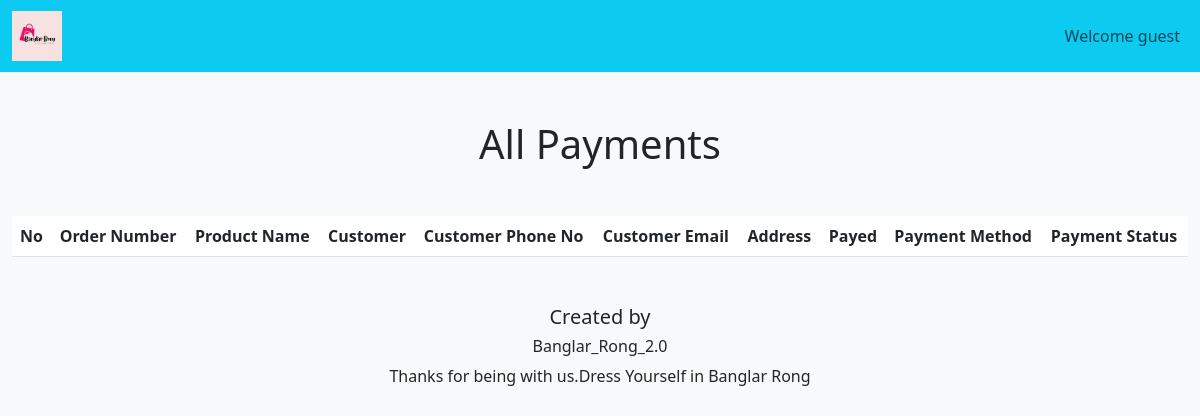
Page /admin_area/all-payments.php on the earlier database version.
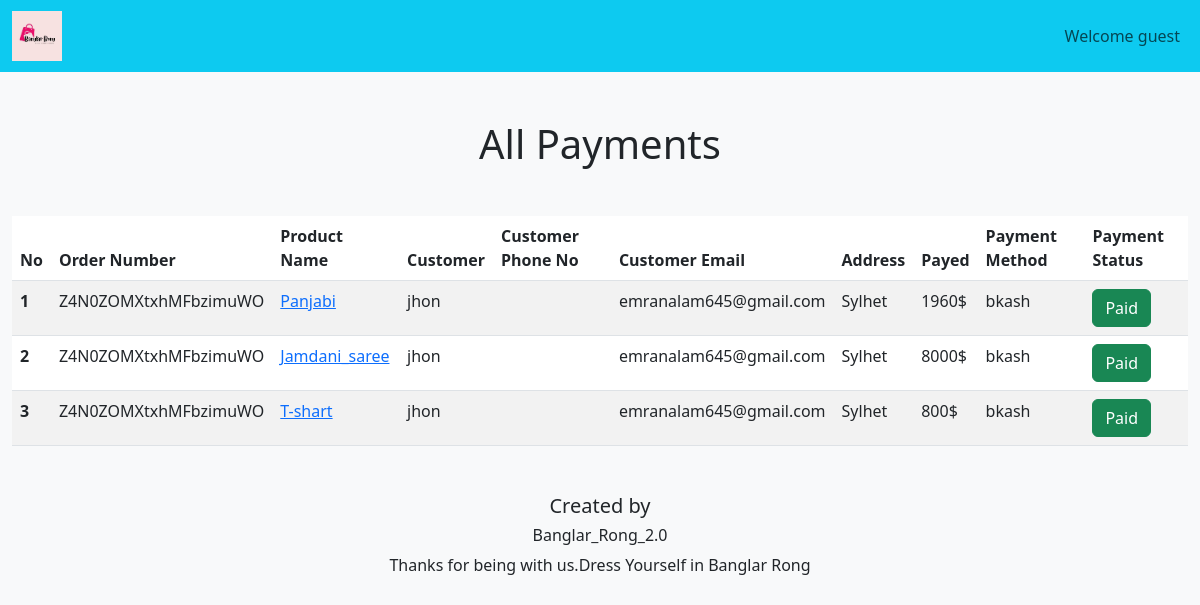
Same page on the later database version.
### tables this page shows
CREATE TABLE `orders` (
  `OrderID` int(11) NOT NULL,
  `OrderNumber` text NOT NULL,
  `userID` int(11) NOT NULL,
  `orderStatus` tinyint(1) NOT NULL,
  `addr` text NOT NULL,
  `paymentMethod` text NOT NULL,
  `productID` text NOT NULL,
  `timestamp` timestamp NOT NULL DEFAULT current_timestamp(),
  `paymentStatus` tinyint(1) NOT NULL,
  `product_title` int(11) NOT NULL,
  `order_price` text NOT NULL,
  `offer_rate` int(11) NOT NULL,
  `quantity` int(11) NOT NULL,
  `delibariedDate` timestamp NULL DEFAULT NULL
);

CREATE TABLE `products` (
  `product_id` int(11) NOT NULL,
  `product_title` varchar(100) NOT NULL,
  `product_description` varchar(255) NOT NULL,
  `product_keywords` varchar(255) NOT NULL,
  `category_id` int(11) NOT NULL,
  `brand_id` int(11) NOT NULL,
  `product_image1` varchar(255) NOT NULL,
  `product_image2` varchar(255) NOT NULL,
  `product_image3` varchar(255) NOT NULL,
  `product_price` varchar(100) NOT NULL,
  `specialOffers` tinyint(1) NOT NULL,
  `offerRate` int(11) NOT NULL,
  `date` timestamp NOT NULL DEFAULT current_timestamp() ON UPDATE current_timestamp(),
  `status` varchar(100) NOT NULL
);

CREATE TABLE `users` (
  `id` int(120) NOT NULL,
  `fname` varchar(150) DEFAULT NULL,
  `lname` varchar(150) DEFAULT NULL,
  `username` varchar(150) DEFAULT NULL,
  `email` varchar(150) DEFAULT NULL,
  `password` varchar(150) DEFAULT NULL,
  `verify` tinyint(1) NOT NULL,
  `verify_code` text NOT NULL,
  `date` date DEFAULT NULL,
  `phone_no` text NOT NULL,
  `address` text NOT NULL
);

### admin_area/all-payments.php (the view, shortened to what this page needs)
<?php
require('header.php')
?>
<body class="bg-light">
    <div class="container-fluid mt-3">
        <h1 class="text-center my-5">All Payments</h1>
        <table class="table table-striped ">
  <thead>
    <tr>
      <th scope="col">No</th>
      <th scope="col">Order Number</th>
      <th scope="col">Product Name</th>
      <th scope="col">Customer</th>
      <th scope="col">Customer Phone No</th>
      <th scope="col">Customer Email</th>
      <th scope="col">Address</th>
      <th scope="col">Payed</th>
      <th scope="col">Payment Method</th>
      <th scope="col">Payment Status</th>
    </tr>
  </thead>
  <tbody>
    <?php  global $con;
    $select_query = "SELECT *,users.fname,users.phone_no, users.email,products.product_title,products.product_price,products.offerRate FROM orders CROSS JOIN users,products WHERE users.id=orders.userID AND products.product_id=orders.productID";
$result_query = mysqli_query($con, $select_query);
$no = 1;
while ($row = mysqli_fetch_assoc($result_query)) {
    $OrderID = $row['OrderID'];
    $OrderNumber = $row['OrderNumber'];
    $product_title = $row['product_title'];
    $addr = $row['addr'];
    $paymentMethod = $row['paymentMethod'];
    $productID = $row['productID'];
    $fname = $row['fname'];
    $phone_no = $row['phone_no'];
    $email = $row['email'];
    $product_price = $row['product_price'];
    $offerRate = $row['offerRate'];
    ?>
    <tr class='product-<?php echo $OrderID;?>'>
      <th scope="row"><?php echo $no++;?></th>
      <td><?php echo $OrderNumber;?></td>
      <td> <a class='text-primary' href="product.php?id=<?php echo $productID;?>&view=true"><?php echo $product_title;?></a></td>
      <td><?php echo $fname;?></td>
      <td><?php echo $phone_no;?></td>
      <td><?php echo $email;?></td>
      <td><?php echo $addr ;?></td>
      <td><?php echo $product_price-(($product_price*$offerRate)/100);?>$</td>
      <td><?php echo $paymentMethod ;?></td>
      <td ><?php if( $paymentMethod=='bkash'){ ?>
        <a class="btn btn-success" href="#" role="button">Paid</a>
    <?php }else{ ?>
        <a class="btn btn-danger" href="#" role="button">Unpaid</a>
    <?php } ?>
    </td>
    </tr>
    <?php
}?>
  </tbody>
</table>
</div>
<?php
require('footer.php')
?>

### admin_area/header.php (shortened to what this page needs)
<!DOCTYPE html>
<html lang="en">
<head>
    <link rel="stylesheet" href="https://cdn.jsdelivr.net/npm/bootstrap-icons@1.11.3/font/bootstrap-icons.min.css">
    <link href="https://cdn.jsdelivr.net/npm/bootstrap@5.3.0/dist/css/bootstrap.min.css" rel="stylesheet">
    <link rel="stylesheet" href="https://cdnjs.cloudflare.com/ajax/libs/font-awesome/6.4.0/css/all.min.css" />
    <link rel="stylesheet" href="../style.css">
</head>
        <nav class="navbar navbar-expand-lg navbar-light bg-info mb-5">
            <div class="container-fluid">
        <img  width='50px' src="../images/logo.jpg" alt="" class="logo">
                <nav class="navbar navbar-expand-lg">
                    <ul class="navbar-nav">
                         <li class="nav-item">
                        <a href="index.php" class="nav-link">Welcome guest</a>
                        </li>
                    </ul>
                </nav>
            </div>
        </nav>

### admin_area/footer.php (shortened to what this page needs)
<footer class="bg-light p-6 footer mx-auto mt-5 mb-0 pb-0 ">
<h5 class="text-center">Created by</h5>
<h6 class="text-center">Banglar_Rong_2.0</h6>
<p class="text-center">Thanks for being with us.Dress Yourself in Banglar Rong</p>
</footer>

### style.css (style rules this page uses)
* { margin: 0; padding: 0; box-sizing: border-box; }
.nav-item { cursor: pointer; }

Differences in the rows shown:
added orders: OrderNumber "Z4N0ZOMXtxhMFbzimuWO", productID.product_title "Panjabi", users.fname "jhon", users.email "emranalam645@gmail.com", addr "Sylhet", $product_price-(($product_price*$offerRate)/100) "1960", paymentMethod "bkash", shows "Paid"
added orders: OrderNumber "Z4N0ZOMXtxhMFbzimuWO", productID.product_title "Jamdani_saree", users.fname "jhon", users.email "emranalam645@gmail.com", addr "Sylhet", $product_price-(($product_price*$offerRate)/100) "8000", paymentMethod "bkash", shows "Paid"
added orders: OrderNumber "Z4N0ZOMXtxhMFbzimuWO", productID.product_title "T-shart", users.fname "jhon", users.email "emranalam645@gmail.com", addr "Sylhet", $product_price-(($product_price*$offerRate)/100) "800", paymentMethod "bkash", shows "Paid"
